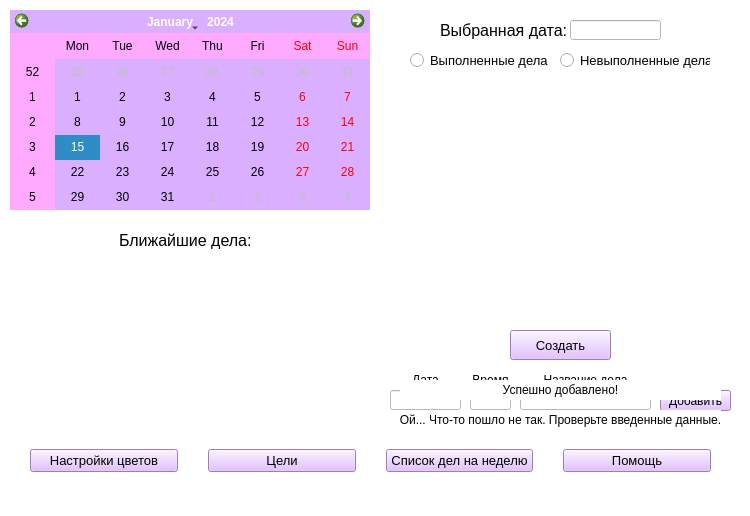
<?xml version="1.0" encoding="UTF-8"?>
<ui version="4.0">
 <class>MainWindow</class>
 <widget class="QMainWindow" name="MainWindow">
  <property name="geometry">
   <rect>
    <x>0</x>
    <y>0</y>
    <width>750</width>
    <height>516</height>
   </rect>
  </property>
  <property name="windowTitle">
   <string>Планер</string>
  </property>
  <property name="styleSheet">
   <string notr="true">background-color: rgb(255, 255, 255);</string>
  </property>
  <widget class="QWidget" name="centralwidget">
   <widget class="QCalendarWidget" name="calendarWidget">
    <property name="geometry">
     <rect>
      <x>10</x>
      <y>10</y>
      <width>360</width>
      <height>200</height>
     </rect>
    </property>
    <property name="toolTip">
     <string>Выберите нужную вам дату</string>
    </property>
    <property name="styleSheet">
     <string notr="true">background-color: rgb(219, 175, 255);
alternate-background-color: rgb(255, 170, 255);
</string>
    </property>
   </widget>
   <widget class="QLabel" name="lbl_selected_date">
    <property name="geometry">
     <rect>
      <x>440</x>
      <y>20</y>
      <width>130</width>
      <height>20</height>
     </rect>
    </property>
    <property name="font">
     <font>
      <pointsize>12</pointsize>
     </font>
    </property>
    <property name="text">
     <string>Выбранная дата:</string>
    </property>
   </widget>
   <widget class="QLineEdit" name="date_display">
    <property name="geometry">
     <rect>
      <x>570</x>
      <y>20</y>
      <width>91</width>
      <height>20</height>
     </rect>
    </property>
    <property name="font">
     <font>
      <pointsize>9</pointsize>
     </font>
    </property>
    <property name="styleSheet">
     <string notr="true">background-color: rgb(255, 255, 255);</string>
    </property>
   </widget>
   <widget class="QRadioButton" name="radioButton_done">
    <property name="geometry">
     <rect>
      <x>410</x>
      <y>50</y>
      <width>140</width>
      <height>20</height>
     </rect>
    </property>
    <property name="font">
     <font>
      <pointsize>10</pointsize>
     </font>
    </property>
    <property name="text">
     <string>Выполненные дела</string>
    </property>
    <attribute name="buttonGroup">
     <string notr="true">buttonGroup_2</string>
    </attribute>
   </widget>
   <widget class="QRadioButton" name="radioButton_not_done">
    <property name="geometry">
     <rect>
      <x>560</x>
      <y>50</y>
      <width>150</width>
      <height>20</height>
     </rect>
    </property>
    <property name="font">
     <font>
      <pointsize>10</pointsize>
     </font>
    </property>
    <property name="text">
     <string>Невыполненные дела</string>
    </property>
    <attribute name="buttonGroup">
     <string notr="true">buttonGroup_2</string>
    </attribute>
   </widget>
   <widget class="QPushButton" name="pushButton_create">
    <property name="geometry">
     <rect>
      <x>510</x>
      <y>330</y>
      <width>101</width>
      <height>30</height>
     </rect>
    </property>
    <property name="font">
     <font>
      <pointsize>10</pointsize>
     </font>
    </property>
    <property name="styleSheet">
     <string notr="true">background-color: rgb(219, 175, 255);</string>
    </property>
    <property name="text">
     <string>Создать</string>
    </property>
   </widget>
   <widget class="QLabel" name="lbl_nearest_deadlines">
    <property name="geometry">
     <rect>
      <x>119</x>
      <y>230</y>
      <width>131</width>
      <height>20</height>
     </rect>
    </property>
    <property name="font">
     <font>
      <pointsize>12</pointsize>
     </font>
    </property>
    <property name="text">
     <string>Ближайшие дела:</string>
    </property>
   </widget>
   <widget class="QWidget" name="gridLayoutWidget">
    <property name="geometry">
     <rect>
      <x>400</x>
      <y>80</y>
      <width>321</width>
      <height>241</height>
     </rect>
    </property>
    <layout class="QGridLayout" name="main_gridLayout">
     <item row="0" column="0">
      <widget class="QLabel" name="scroll">
       <property name="styleSheet">
        <string notr="true"/>
       </property>
       <property name="text">
        <string/>
       </property>
      </widget>
     </item>
    </layout>
   </widget>
   <widget class="QWidget" name="gridLayoutWidget_2">
    <property name="geometry">
     <rect>
      <x>30</x>
      <y>260</y>
      <width>321</width>
      <height>161</height>
     </rect>
    </property>
    <layout class="QGridLayout" name="main_gridLayout2">
     <item row="0" column="0">
      <widget class="QLabel" name="scroll2">
       <property name="styleSheet">
        <string notr="true"/>
       </property>
       <property name="text">
        <string/>
       </property>
      </widget>
     </item>
    </layout>
   </widget>
   <widget class="QLabel" name="label_date">
    <property name="geometry">
     <rect>
      <x>390</x>
      <y>370</y>
      <width>71</width>
      <height>20</height>
     </rect>
    </property>
    <property name="text">
     <string>Дата</string>
    </property>
    <property name="alignment">
     <set>Qt::AlignCenter</set>
    </property>
   </widget>
   <widget class="QLabel" name="label_time">
    <property name="geometry">
     <rect>
      <x>470</x>
      <y>370</y>
      <width>41</width>
      <height>20</height>
     </rect>
    </property>
    <property name="text">
     <string>Время</string>
    </property>
    <property name="alignment">
     <set>Qt::AlignCenter</set>
    </property>
   </widget>
   <widget class="QLabel" name="label_business">
    <property name="geometry">
     <rect>
      <x>520</x>
      <y>370</y>
      <width>131</width>
      <height>20</height>
     </rect>
    </property>
    <property name="text">
     <string>Название дела</string>
    </property>
    <property name="alignment">
     <set>Qt::AlignCenter</set>
    </property>
   </widget>
   <widget class="QLineEdit" name="lineEdit_date">
    <property name="geometry">
     <rect>
      <x>390</x>
      <y>390</y>
      <width>71</width>
      <height>20</height>
     </rect>
    </property>
    <property name="alignment">
     <set>Qt::AlignCenter</set>
    </property>
   </widget>
   <widget class="QLineEdit" name="time">
    <property name="geometry">
     <rect>
      <x>470</x>
      <y>390</y>
      <width>41</width>
      <height>20</height>
     </rect>
    </property>
    <property name="alignment">
     <set>Qt::AlignCenter</set>
    </property>
   </widget>
   <widget class="QPushButton" name="pushButton_add">
    <property name="geometry">
     <rect>
      <x>660</x>
      <y>390</y>
      <width>71</width>
      <height>21</height>
     </rect>
    </property>
    <property name="styleSheet">
     <string notr="true">background-color: rgb(219, 175, 255);</string>
    </property>
    <property name="text">
     <string>Добавить</string>
    </property>
   </widget>
   <widget class="QLineEdit" name="business">
    <property name="geometry">
     <rect>
      <x>520</x>
      <y>390</y>
      <width>131</width>
      <height>20</height>
     </rect>
    </property>
   </widget>
   <widget class="QLabel" name="lbl_error">
    <property name="geometry">
     <rect>
      <x>400</x>
      <y>410</y>
      <width>321</width>
      <height>20</height>
     </rect>
    </property>
    <property name="text">
     <string>Ой... Что-то пошло не так. Проверьте введенные данные.</string>
    </property>
    <property name="alignment">
     <set>Qt::AlignCenter</set>
    </property>
   </widget>
   <widget class="QLabel" name="lbl_successfully">
    <property name="enabled">
     <bool>true</bool>
    </property>
    <property name="geometry">
     <rect>
      <x>400</x>
      <y>380</y>
      <width>321</width>
      <height>20</height>
     </rect>
    </property>
    <property name="text">
     <string>Успешно добавлено!</string>
    </property>
    <property name="alignment">
     <set>Qt::AlignCenter</set>
    </property>
   </widget>
   <widget class="QWidget" name="horizontalLayoutWidget">
    <property name="geometry">
     <rect>
      <x>30</x>
      <y>440</y>
      <width>681</width>
      <height>41</height>
     </rect>
    </property>
    <layout class="QHBoxLayout" name="horizontalLayout">
     <property name="spacing">
      <number>30</number>
     </property>
     <item>
      <widget class="QPushButton" name="pushButton_settings">
       <property name="font">
        <font>
         <pointsize>10</pointsize>
        </font>
       </property>
       <property name="styleSheet">
        <string notr="true">background-color: rgb(219, 175, 255);</string>
       </property>
       <property name="text">
        <string>Настройки цветов</string>
       </property>
      </widget>
     </item>
     <item>
      <widget class="QPushButton" name="pushButton_purposes">
       <property name="font">
        <font>
         <pointsize>10</pointsize>
        </font>
       </property>
       <property name="styleSheet">
        <string notr="true">background-color: rgb(219, 175, 255);</string>
       </property>
       <property name="text">
        <string>Цели</string>
       </property>
      </widget>
     </item>
     <item>
      <widget class="QPushButton" name="pushButton_week">
       <property name="font">
        <font>
         <pointsize>10</pointsize>
        </font>
       </property>
       <property name="styleSheet">
        <string notr="true">background-color: rgb(219, 175, 255);</string>
       </property>
       <property name="text">
        <string>Список дел на неделю</string>
       </property>
      </widget>
     </item>
     <item>
      <widget class="QPushButton" name="pushButton_help">
       <property name="font">
        <font>
         <pointsize>10</pointsize>
        </font>
       </property>
       <property name="styleSheet">
        <string notr="true">background-color: rgb(219, 175, 255);</string>
       </property>
       <property name="text">
        <string>Помощь</string>
       </property>
      </widget>
     </item>
    </layout>
   </widget>
  </widget>
  <widget class="QMenuBar" name="menubar">
   <property name="geometry">
    <rect>
     <x>0</x>
     <y>0</y>
     <width>750</width>
     <height>20</height>
    </rect>
   </property>
  </widget>
  <widget class="QStatusBar" name="statusbar"/>
 </widget>
 <resources/>
 <connections/>
 <buttongroups>
  <buttongroup name="buttonGroup_2"/>
 </buttongroups>
</ui>
